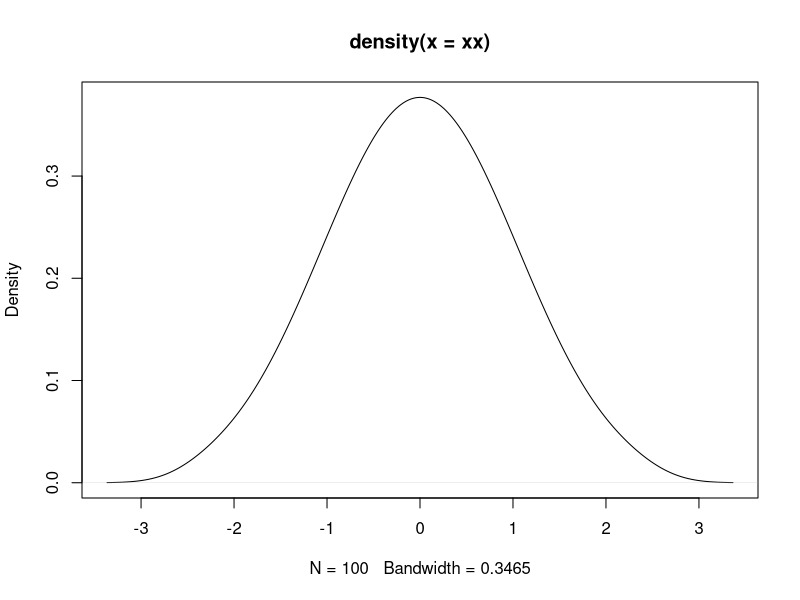
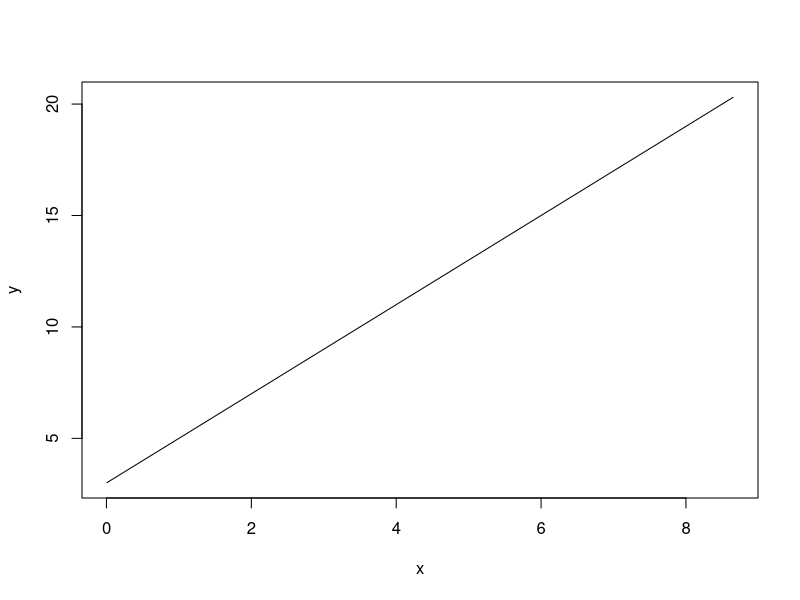
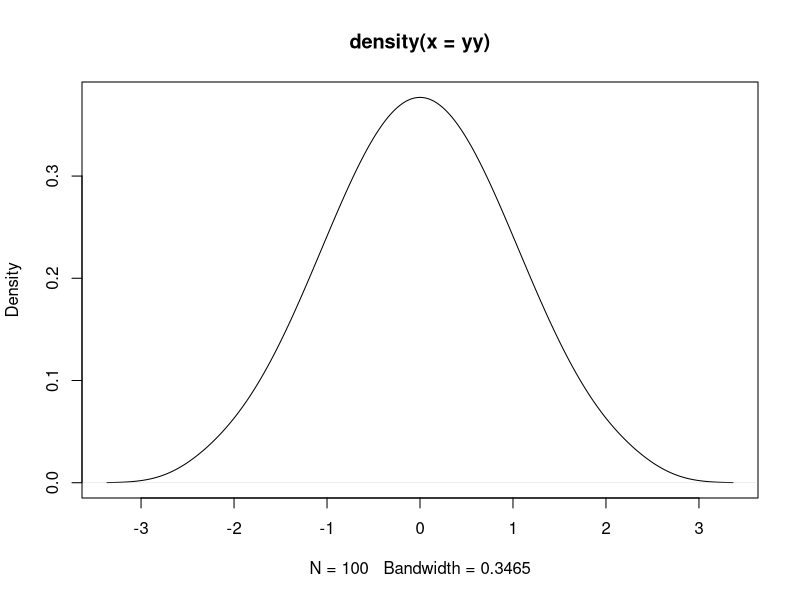
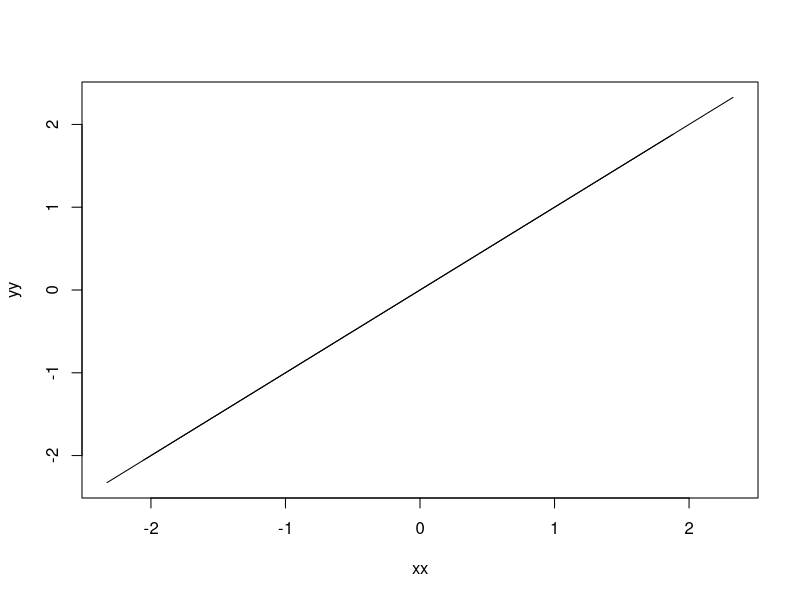

Recreate these plots in R, in order.

# transfer any r.v. to a normal variable -------------------------------------------------------------------
set.seed(1234)
x <- rexp(100, 1/2)
xecdf <- ecdf(x)
xx <- qnorm(xecdf(x))
plot(density(xx))
shapiro.test(xx[-88])
x[which(xx==Inf)]

y <- 2*x+3
cov(x,y); cor(x,y)
plot(x, y, type='l')
yecdf <- ecdf(y)
yy <- qnorm(yecdf(y))
plot(density(yy))

cov(xx[-88],yy[-88]);cor(xx[-88],yy[-88])
plot(xx, yy, type='l')
is.infinite(xx)

# transfer multivariables into normal -------------------------------------

transMulVari <- function(x, stiInf='mean'){
  if(is.matrix(x) == F) x <- as.matrix(x)
  xx <- apply(x, 2, function(v){
    vecdf <- ecdf(v)
    vv <- qnorm(vecdf(v)) 
    ind <- which(vv==Inf)
    vv[ind]<- switch(stiInf,
    mean = mean(vv[-ind]),
    median = median(vv[-ind]),
    trimmed = mean(vv[-ind], trim=0.1)
    )
    return(vv)
  })
  cat('transfer is done!')
  return(xx)
}
z <- cbind(rnorm(100), rexp(100), rgamma(100, shape=0.5))
zz <- transMulVari(z)
cor(z) ;cor(zz) # 
